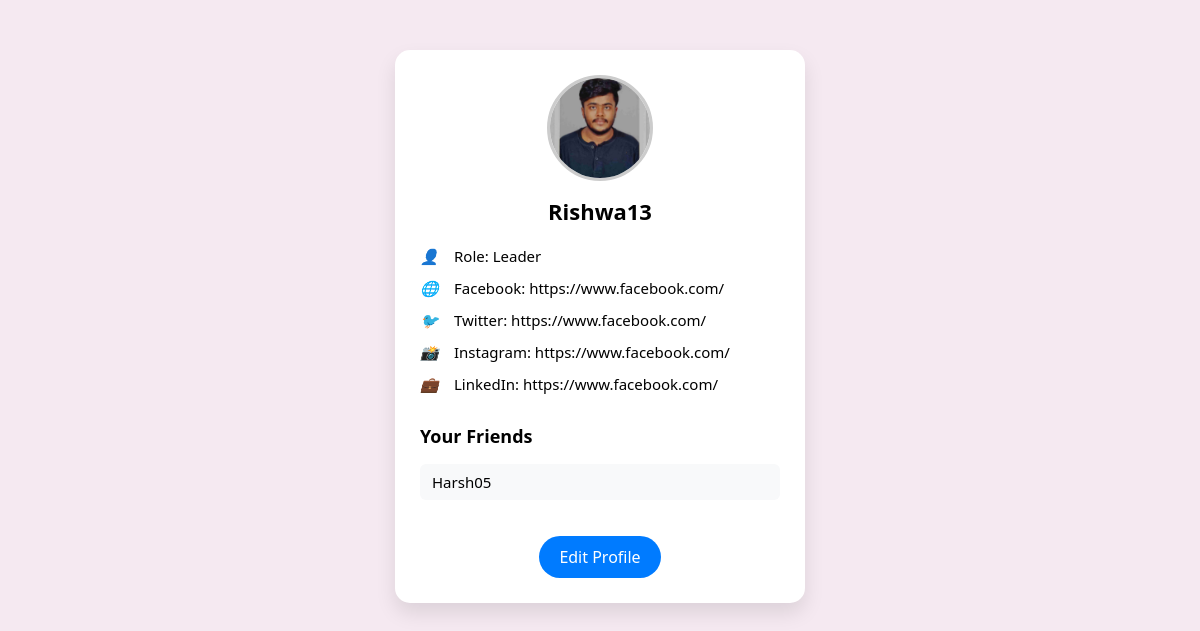
Screenshot of /profile/ (signed in) with the database file from the repository.
### social/models.py (models this page shows, shortened)
class UserProfile(models.Model):
    user = models.OneToOneField(User, on_delete=models.CASCADE)
    profile_image = models.ImageField(upload_to='profile_images/', blank=True, null=True)
    role = models.CharField(max_length=100, default="Member")
    facebook = models.URLField(blank=True, null=True)
    twitter = models.URLField(blank=True, null=True)
    instagram = models.URLField(blank=True, null=True)
    linkedin = models.URLField(blank=True, null=True)
    friends = models.ManyToManyField('self', symmetrical=True, blank=True)

### social/views.py (the view)
# urls.py: path('profile/', views.profile_view, name='profile'),
@login_required
def profile_view(request):
    profile = request.user.userprofile
    friends = profile.friends.all()
    return render(request, 'profile.html', {'profile': profile, 'friends': friends})

### social/context_processors.py (called while the page is built)
def unread_notification_count(request):
    if request.user.is_authenticated:
        count = Notification.objects.filter(user=request.user, is_read=False).count()
    else:
        count = 0
    return {'unread_notification_count': count}

### social/templates/profile.html (shortened to what this page needs)
{% load static %}
<!DOCTYPE html>
<html>
<head>
    <link rel="stylesheet" href="{% static 'social/style.css' %}">
</head>
<body>
    <div class="profile-container">
        {% if profile.profile_image %}
            <img src="{{ profile.profile_image.url }}" alt="Profile" class="profile-image">
        {% else %}
            <img src="{% static 'social/images/default-profile.png' %}" class="profile-image" alt="Default Profile">
        {% endif %}
        <div class="username">{{ user.username }}</div>
        <div class="profile-info">
            <div class="info-item"><i>👤</i> Role: {{ profile.role }}</div>
            <div class="info-item"><i>🌐</i> Facebook: {{ profile.facebook|default:"Not Provided" }}</div>
            <div class="info-item"><i>🐦</i> Twitter: {{ profile.twitter|default:"Not Provided" }}</div>
            <div class="info-item"><i>📸</i> Instagram: {{ profile.instagram|default:"Not Provided" }}</div>
            <div class="info-item"><i>💼</i> LinkedIn: {{ profile.linkedin|default:"Not Provided" }}</div>
        </div>
        <div class="friends-list">
            <h3>Your Friends</h3>
            {% if friends %}
                <ul>
                {% for friend in friends %}
                    <li>{{ friend.user.username }}</li>
                {% endfor %}
                </ul>
            {% else %}
                <p>You have no friends yet.</p>
            {% endif %}
        </div>
        <a class="edit-btn" href="{% url 'update_profile' %}">Edit Profile</a>
    </div>
</body>
</html>

### social/templates/profile.html (style rules this page uses)
body { background-color: #f5e9f1; font-family: 'Segoe UI', sans-serif; margin: 0; padding: 0; }
.profile-container { background: white; margin: 50px auto; max-width: 360px; border-radius: 15px; padding: 25px; box-shadow: 0 10px 20px rgba(0,0,0,0.1); text-align: center; }
.profile-image { width: 100px; height: 100px; border-radius: 50%; object-fit: cover; border: 3px solid #ccc; margin-bottom: 10px; }
.username { font-size: 22px; font-weight: 600; margin-bottom: 5px; }
.profile-info { text-align: left; margin-top: 20px; }
.info-item { display: flex; align-items: center; margin: 12px 0; font-size: 15px; }
.info-item i { width: 24px; margin-right: 10px; color: #555; }
.edit-btn { display: inline-block; padding: 10px 20px; background-color: #007bff; color: white; text-decoration: none; border-radius: 25px; margin-top: 20px; font-weight: 500; }
.friends-list { margin-top: 30px; text-align: left; }
.friends-list h3 { margin-bottom: 10px; font-size: 18px; }
.friends-list ul { list-style-type: none; padding: 0; }
.friends-list li { background: #f8f9fa; padding: 8px 12px; margin-bottom: 8px; border-radius: 6px; font-size: 15px; }

### rows the page displays
UserProfile: profile_image (picture), role "Leader", facebook "https://www.facebook.com/", twitter "https://www.facebook.com/", instagram "https://www.facebook.com/", linkedin "https://www.facebook.com/"
UserProfile: user.username "Harsh05"

### other values shown
{{ user.username }} "Rishwa13"
